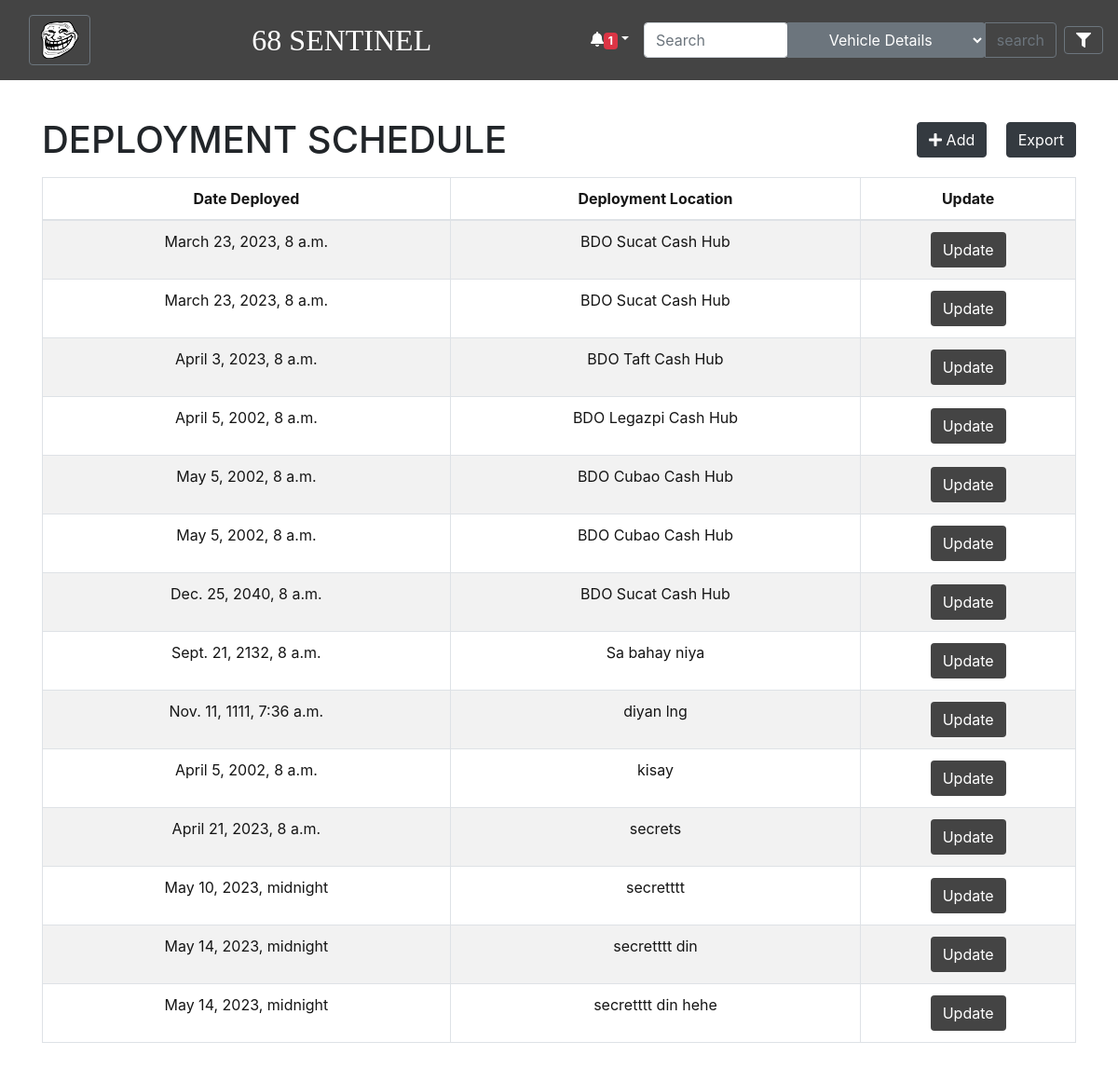
Screenshot of /DeploymentPage with the database file from the repository.
### FMSApp/models.py (models this page shows, shortened)
class InputDeploymentSched(models.Model):
    PlateNumber = models.ForeignKey(
        InputVDetail, on_delete=models.CASCADE, blank=True, null=True)
    Date = models.DateTimeField(default=now)
    DeploymentLocation = models.CharField(max_length=100)
    objects = models.Manager()

### FMSApp/views.py (the view)
# urls.py: path('DeploymentPage', views.DeploymentPage, name='DeploymentPage'),
def DeploymentPage(request):
    deployments = InputDeploymentSched.objects.all()
    return render(request, "FMSApp/DeploymentPage.html", {"deployments": deployments})

### FMSApp/templates/FMSApp/DeploymentPage.html
{% extends "FMSApp/base.html" %}
{% load static %}
{% block content %}
<div class="container py-4">
    <div class="d-flex justify-content-between align-items-center mb-3">
        <h1 class="text-center mb-0">DEPLOYMENT SCHEDULE</h1>
        <div>
            <a class="btn btn-dark mr-3" href="{% url 'Input_Deployment' %}">
                <i class="fa fa-plus"></i> Add
            </a>
            <a class="btn btn-dark" style="color:white" href="{% url 'exportDeployment' %}"> Export </a>
        </div>
    </div>
    <table class="table table-bordered table-striped table-hover text-center" style="color:rgb(21, 21, 21);">
        <thead>
            <tr>
                <th>Date Deployed</th>
                <th>Deployment Location</th>
                <th>Update</th>
            </tr>
        </thead>
        <tbody>
            {% for deployment in deployments %}
            <tr>
                <td>{{ deployment.Date }}</td>
                <td>{{ deployment.DeploymentLocation }}</td>
                <td><a class ="btn" style="background-color: #444444;color: white;" href="{% url 'Update_Deployment' pk=deployment.pk %}">Update</a></td>
            </tr>
            {% endfor %}
        </tbody>
    </table>
</div>
{% endblock %}

### rows the page displays
InputDeploymentSched: Date "March 23, 2023, 8 a.m.", DeploymentLocation "BDO Sucat Cash Hub"
InputDeploymentSched: Date "March 23, 2023, 8 a.m.", DeploymentLocation "BDO Sucat Cash Hub"
InputDeploymentSched: Date "April 3, 2023, 8 a.m.", DeploymentLocation "BDO Taft Cash Hub"
InputDeploymentSched: Date "April 5, 2002, 8 a.m.", DeploymentLocation "BDO Legazpi Cash Hub"
InputDeploymentSched: Date "May 5, 2002, 8 a.m.", DeploymentLocation "BDO Cubao Cash Hub"
InputDeploymentSched: Date "May 5, 2002, 8 a.m.", DeploymentLocation "BDO Cubao Cash Hub"
InputDeploymentSched: Date "Dec. 25, 2040, 8 a.m.", DeploymentLocation "BDO Sucat Cash Hub"
InputDeploymentSched: Date "Sept. 21, 2132, 8 a.m.", DeploymentLocation "Sa bahay niya"
InputDeploymentSched: Date "Nov. 11, 1111, 7:36 a.m.", DeploymentLocation "diyan lng"
InputDeploymentSched: Date "April 5, 2002, 8 a.m.", DeploymentLocation "kisay"
InputDeploymentSched: Date "April 21, 2023, 8 a.m.", DeploymentLocation "secrets"
InputDeploymentSched: Date "May 10, 2023, midnight", DeploymentLocation "secretttt"
InputDeploymentSched: Date "May 14, 2023, midnight", DeploymentLocation "secretttt din"
InputDeploymentSched: Date "May 14, 2023, midnight", DeploymentLocation "secretttt din hehe"

### other values shown
{{ unread_rows_count }} "1"
